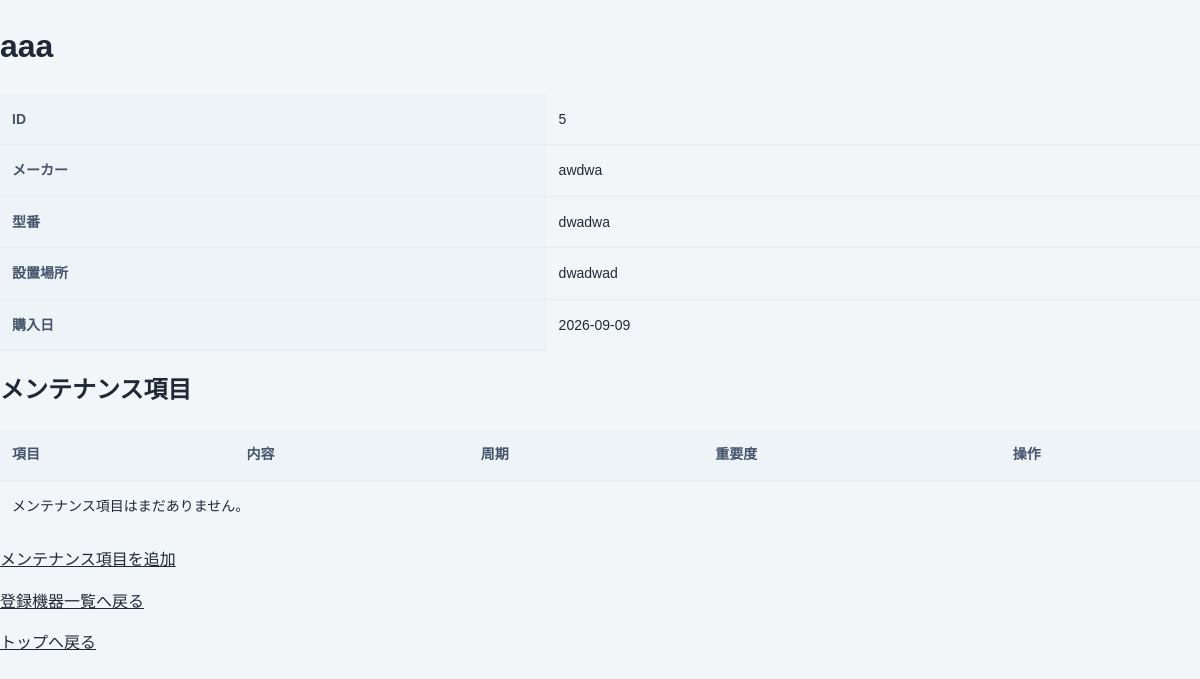
The page /devices/5 on the database its author committed.
### tables this page shows
CREATE TABLE devices (
        id INTEGER PRIMARY KEY AUTOINCREMENT,
        name TEXT NOT NULL,
        manufacturer TEXT,
        model_number TEXT,
        location TEXT,
        purchase_date TEXT
    );

### main.py (the view)
@app.get("/devices/{device_id}")  # FastAPIのURLルーティング用の記法
def device_detail(
    request: Request,
    device_id: int
):
    connection = sqlite3.connect(DB_PATH)
    cursor = connection.cursor()
    cursor.execute("""
        SELECT
            id,
            name,
            manufacturer,
            model_number,
            location,
            purchase_date
        FROM devices
        WHERE id = ?
    """, (
        device_id,
    ))
    row = cursor.fetchone()
    if row is None:
        connection.close()
        raise HTTPException(
            status_code=404,
            detail="機器が見つかりません"
        )
    device = {
        "id": row[0],
        "name": row[1],
        "manufacturer": row[2],
        "model_number": row[3],
        "location": row[4],
        "purchase_date": row[5]
    }
    cursor.execute("""
        SELECT
            id,
            device_id,
            name,
            description,
            interval_value,
            interval_unit,
            priority
        FROM maintenance_plans
        WHERE device_id = ?
        ORDER BY id
    """, (
        device_id,
    ))
    rows = cursor.fetchall()  # 結局返ってくる形はリストの中にタプル(1行分)が入っている形になる
    maintenance_plans = []
    for row in rows:
        maintenance_plans.append({
            "id": row[0],
            "device_id": row[1],
            "name": row[2],
            "description": row[3],
            "interval_value": row[4],
            "interval_unit": row[5],
            "priority": row[6]
        })
    connection.close()
    return templates.TemplateResponse(
        request=request,
        name="device_detail.html",
        context={
            "device": device,
            "maintenance_plans": maintenance_plans
        }
    )

### templates/device_detail.html (shortened to what this page needs)
<!DOCTYPE html>
<html lang="ja">
<head>
    <link rel="stylesheet" href="/static/style.css">
</head>
<body>
    <h1>{{ device.name }}</h1>
    <table>
        <tr>
            <th>ID</th>
            <td>{{ device.id }}</td>
        </tr>
        <tr>
            <th>メーカー</th>
            <td>{{ device.manufacturer }}</td>
        </tr>
        <tr>
            <th>型番</th>
            <td>{{ device.model_number }}</td>
        </tr>
        <tr>
            <th>設置場所</th>
            <td>{{ device.location }}</td>
        </tr>
        <tr>
            <th>購入日</th>
            <td>{{ device.purchase_date }}</td>
        </tr>
    </table>
    <h2>メンテナンス項目</h2>
    <table>
        <thead>
            <tr>
                <th>項目</th>
                <th>内容</th>
                <th>周期</th>
                <th>重要度</th>
                <th>操作</th>
            </tr>
        </thead>
        <tbody>
            {% for plan in maintenance_plans %}
            <tr>
                <td>{{ plan.name }}</td>
                <td>{{ plan.description }}</td>
                <td>
                    {{ plan.interval_value }}
                    {{ plan.interval_unit }}
                </td>
                <td>{{ plan.priority }}</td>
                <td>
                <a href="/devices/{{ device.id }}/maintenance-plans/{{ plan.id }}/records/new">
                    実施記録を追加
                </a>
            </td>
            </tr>
            {% else %}
            <tr>
                <td colspan="4">
                    メンテナンス項目はまだありません。
                </td>
            </tr>
            {% endfor %}
        </tbody>
    </table>
    <p>
        <a href="/devices/{{ device.id }}/maintenance/new">
            メンテナンス項目を追加
        </a>
    </p>
    <p>
        <a href="/devices">登録機器一覧へ戻る</a>
    </p>
    <p>
        <a href="/">トップへ戻る</a>
    </p>
</body>
</html>

### static/style.css (style rules this page uses)
* { box-sizing: border-box; }
body { margin: 0; font-family: "Yu Gothic", "Meiryo", sans-serif; background: #f3f6f9; color: #1f2937; line-height: 1.6; }
a { color: inherit; }
table { width: 100%; min-width: 640px; border-collapse: collapse; font-size: 14px; }
th, td { padding: 14px 12px; text-align: left; border-bottom: 1px solid #e5eaf0; }
th { background: #eef3f8; color: #44546a; white-space: nowrap; }
td:first-child { white-space: nowrap; }
tbody tr:last-child td { border-bottom: 0; }

### rows shown on the page
devices: name "aaa", id "5", manufacturer "awdwa", model_number "dwadwa", location "dwadwad", purchase_date "2026-09-09"
